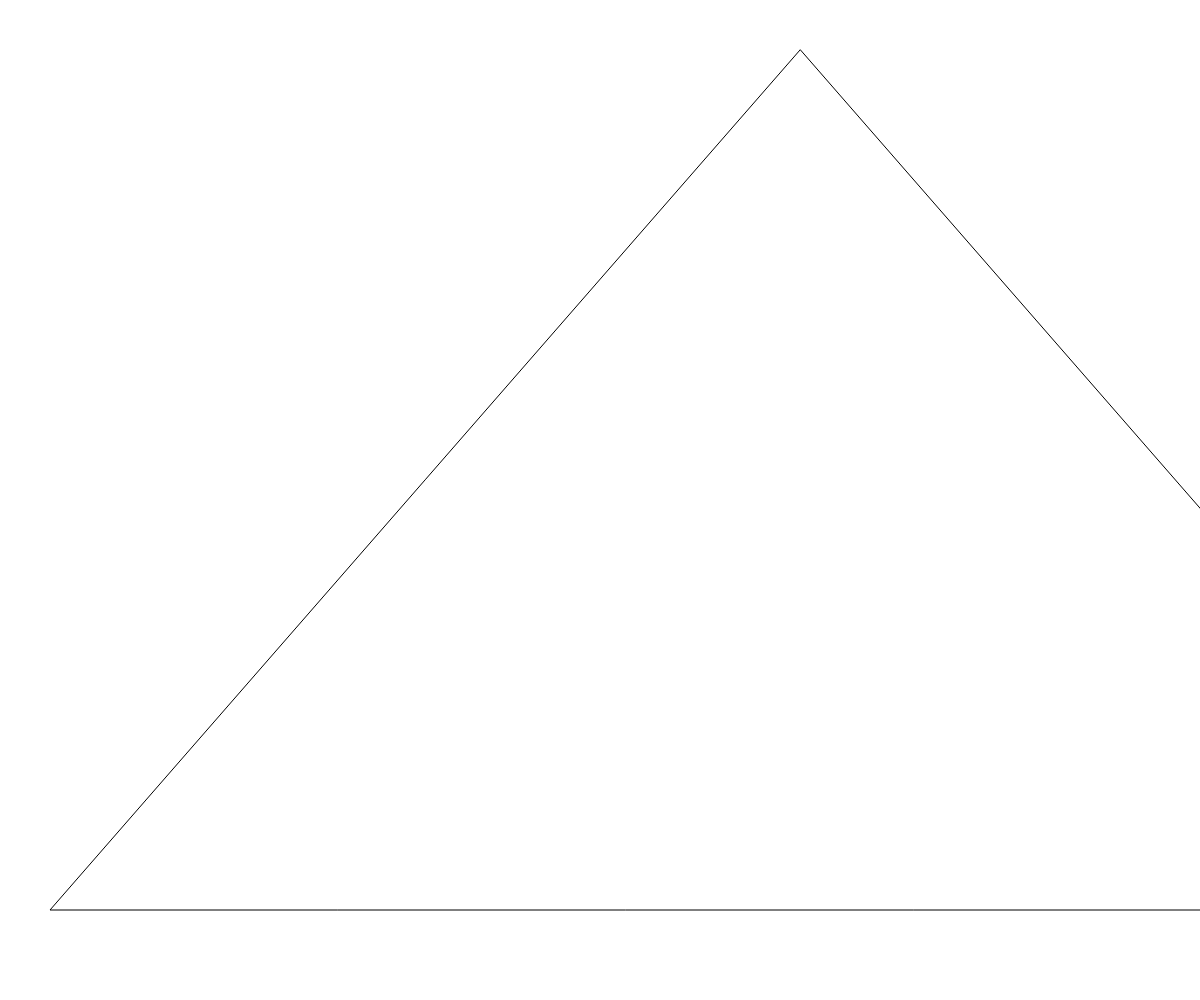
Frame 1 (no input)
Frame 60 (no input): identical to frame 1, image omitted
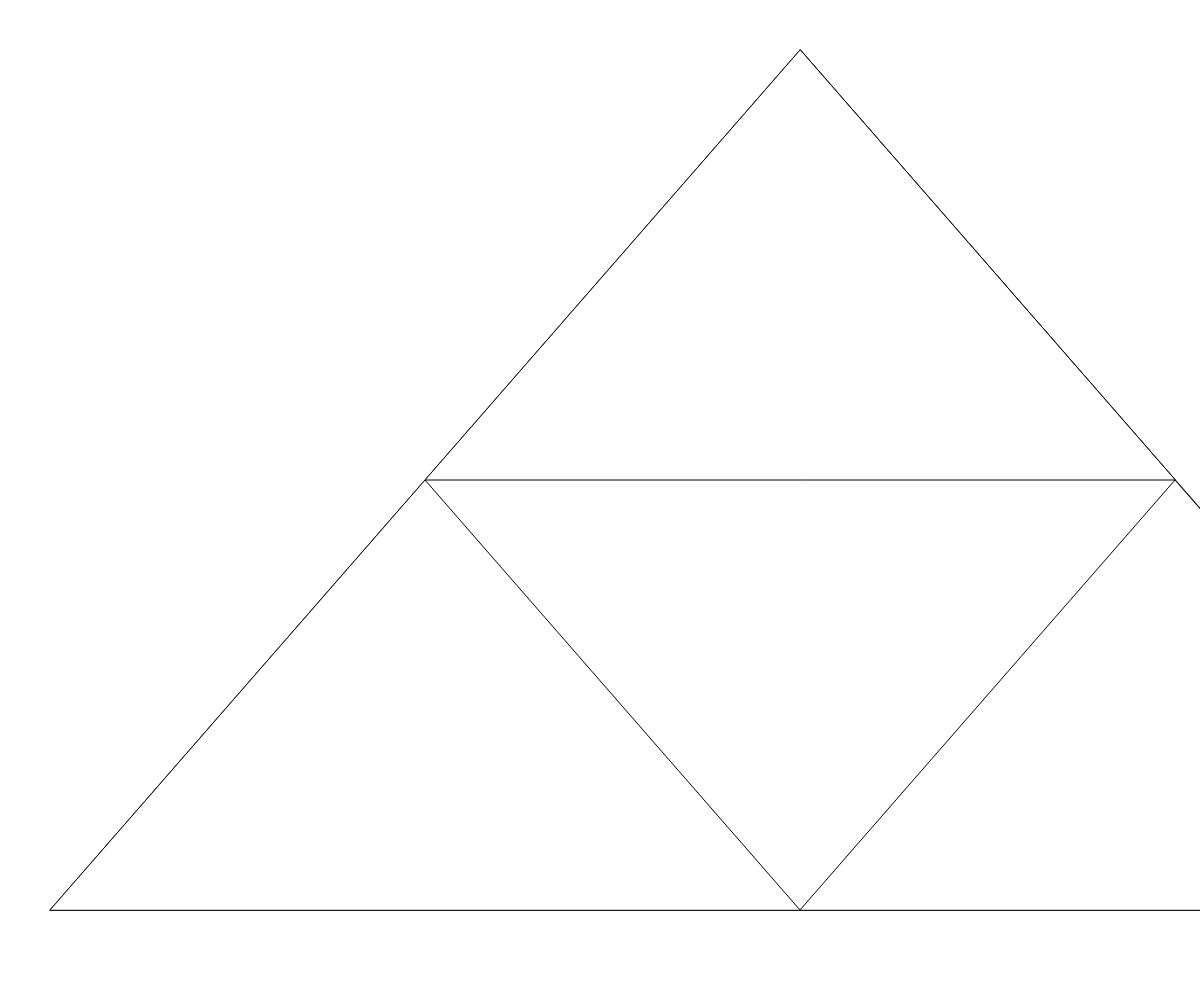
Frame 120 (the mouse pressed at the canvas centre since frame 60)

The p5.js sketch that drew these frames (run headless with seeded random() and noise() and a simulated clock; from frame 60 on, the mouse is pressed at the canvas centre):

// p5.js sketch
// ── sketch.js
// sierpinski triangle

let triI = [
  { x: 800, y: 50 },
  { x: 50, y: 910 },
  { x: 1550, y: 910 },
];

let theDepth = 0;

function setup() {
  createCanvas(windowWidth, windowHeight);
  sierpinski(triI, theDepth);
}

function draw() {}

function sierpinski(points, depth) {
  triangle(
    points[0].x,
    points[0].y,
    points[1].x,
    points[1].y,
    points[2].x,
    points[2].y,
  );

  if (depth > 0) {
    sierpinski(
      [
        points[0],
        midPoint(points[0], points[1]),
        midPoint(points[0], points[2]),
      ],
      depth - 1,
    );
    sierpinski(
      [
        points[1],
        midPoint(points[0], points[1]),
        midPoint(points[1], points[2]),
      ],
      depth - 1,
    );
    sierpinski(
      [
        points[2],
        midPoint(points[0], points[2]),
        midPoint(points[1], points[2]),
      ],
      depth - 1,
    );
  }
}

function midPoint(point1, point2) {
  let midx = (point1.x + point2.x) / 2;
  let midy = (point1.y + point2.y) / 2;
  return { x: midx, y: midy };
}

function mousePressed() {
  if (theDepth < 8) {
    theDepth++;
    background("white");
    sierpinski(triI, theDepth);
  }
}
